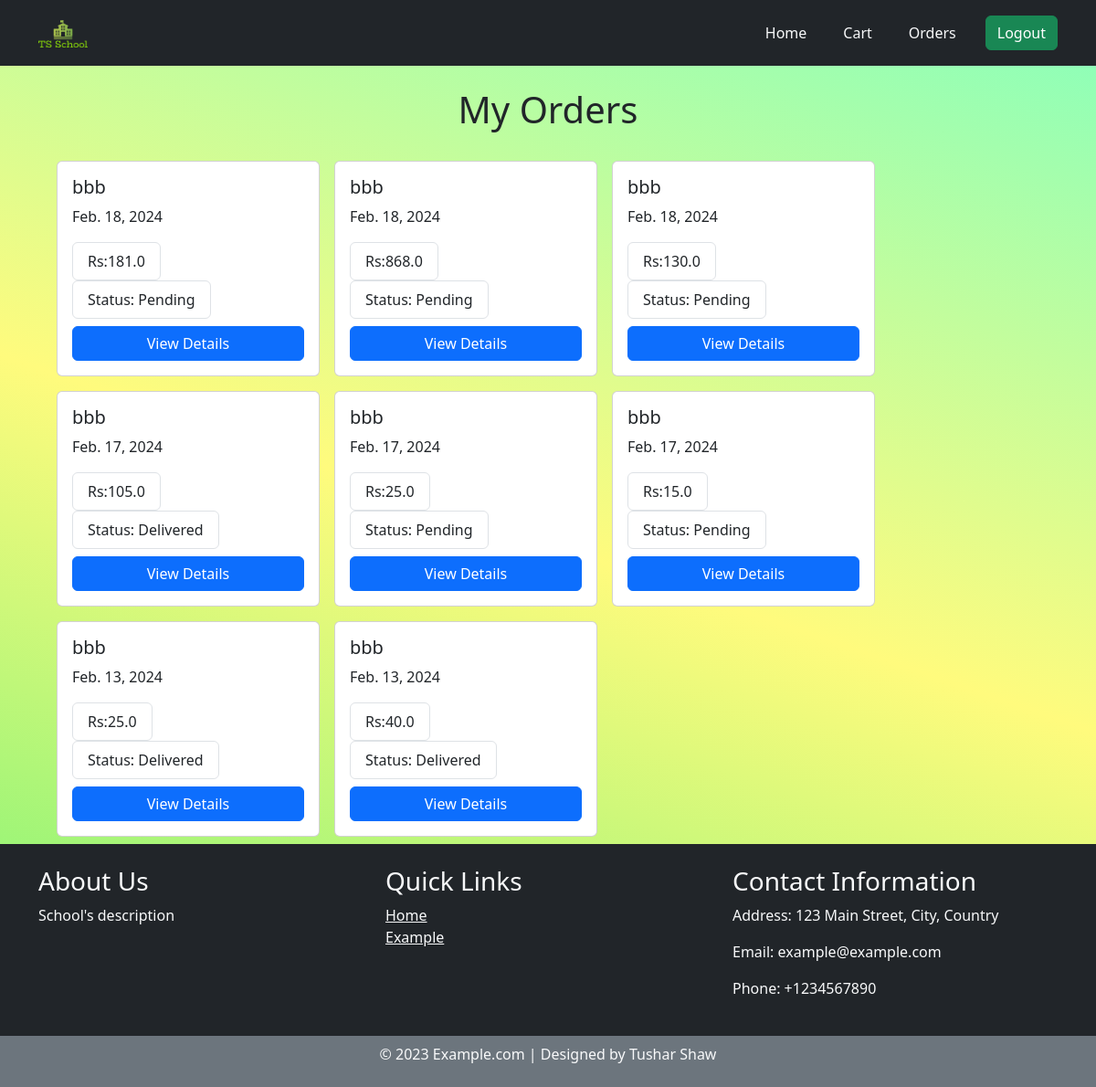
The app's page /orders/ (signed in), older data.
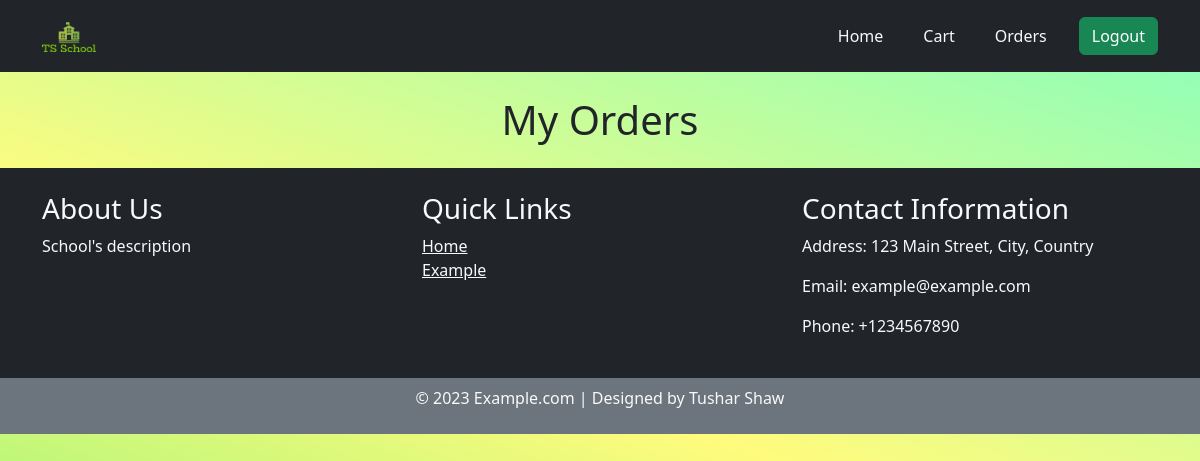
The same page, newer data.
### Menu/models.py (models this page shows, shortened)
class Orders(models.Model):
    order_info = models.ForeignKey(OrderInfo, related_name='orders', on_delete=models.CASCADE)
    foods = models.ManyToManyField(Food, related_name='orders', through='OrderItem')
    total = models.FloatField(default=0)
    date_created=models.DateField(auto_now=False, auto_now_add=True)
    status=models.CharField(max_length=10,default='Pending')
    def __str__(self):
        return f"Order {self.id}"

class OrderInfo(models.Model):
    customer = models.ForeignKey(User, related_name='orders', on_delete=models.CASCADE)
    name = models.CharField(max_length=20, null=True, blank=True)
    location = models.CharField(max_length=250, null=True, blank=True)
    phone = models.IntegerField(null=True, blank=True)

### Menu/views.py (the view)
# urls.py: path('orders/',orders,name='orders'),
@login_required(login_url="/login/")
def orders(request):
    user = request.user
    print(user.id)
    orders = Orders.objects.filter(order_info__customer=user).order_by('-date_created')
    print(orders)
    return render(request, 'orders.html', {'orders': orders})

### Menu/templates/orders.html
{% extends "base.html" %}
{% block start %}
<div class="container">
  <h1 class="h1 text-center text-md-left mb-4 mt-4">My Orders</h1>
  <div class="container-fluid d-flex flex-wrap">
    {% for order in orders %}
    <div class="card m-2" style="width: 18rem;">
      <div class="card-body">
        <h5 class="card-title">{{ order.order_info.customer }}</h5>
        <p class="card-text">{{ order.date_created }}</p>
        <div class="d-flex ">
          <ul class="list-group ">
            <li class="list-group-item">Rs:{{ order.total }}</li>
          </ul>
        </div>
        <div class="d-flex ">
          <ul class="list-group ">
            <li class="list-group-item">Status: {{ order.status }}</li>
          </ul>
        </div>
        <a href="{% url 'order_details' order.id %}" class="btn btn-primary mt-2 w-100">View Details</a>
      </div>
    </div>
    {% endfor %}
  </div>
</div>
{% endblock %}

Row changes from the older to the newer data that the page shows:
removed Orders: order_info.customer "bbb", date_created "Feb. 18, 2024", total "181.0", status "Pending"
removed Orders: order_info.customer "bbb", date_created "Feb. 18, 2024", total "868.0", status "Pending"
removed Orders: order_info.customer "bbb", date_created "Feb. 18, 2024", total "130.0", status "Pending"
removed Orders: order_info.customer "bbb", date_created "Feb. 17, 2024", total "105.0", status "Delivered"
removed Orders: order_info.customer "bbb", date_created "Feb. 17, 2024", total "25.0", status "Pending"
removed Orders: order_info.customer "bbb", date_created "Feb. 17, 2024", total "15.0", status "Pending"
removed Orders: order_info.customer "bbb", date_created "Feb. 13, 2024", total "25.0", status "Delivered"
removed Orders: order_info.customer "bbb", date_created "Feb. 13, 2024", total "40.0", status "Delivered"
